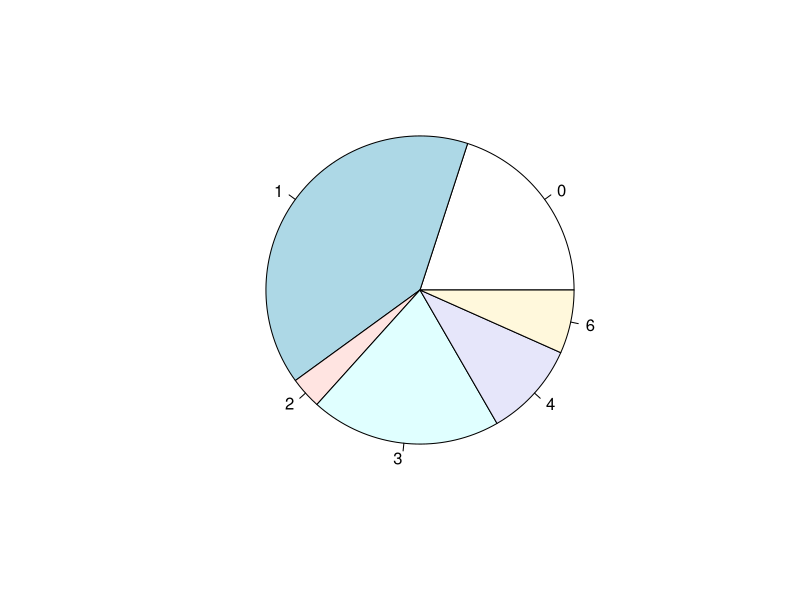
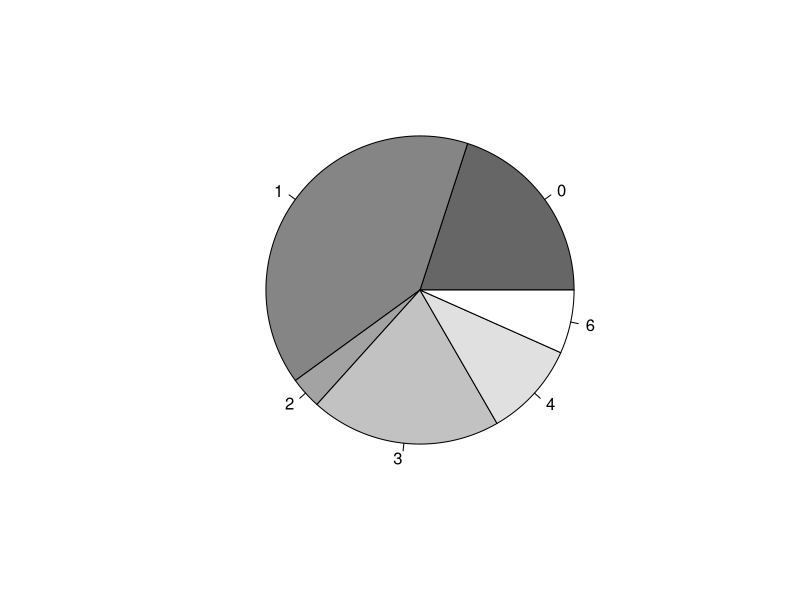
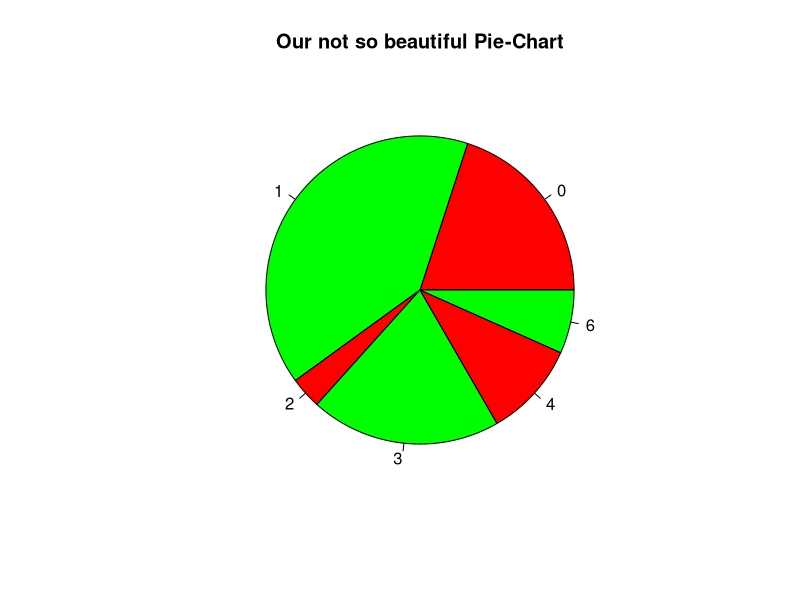
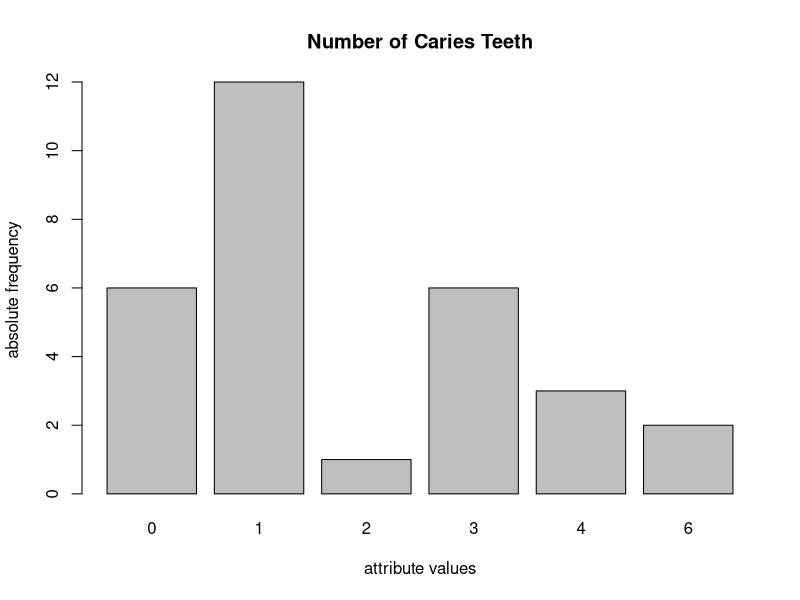
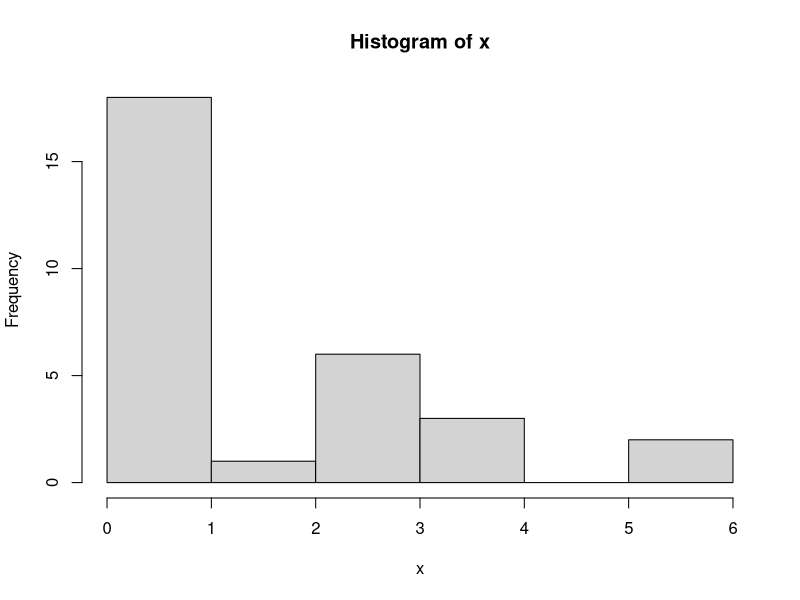
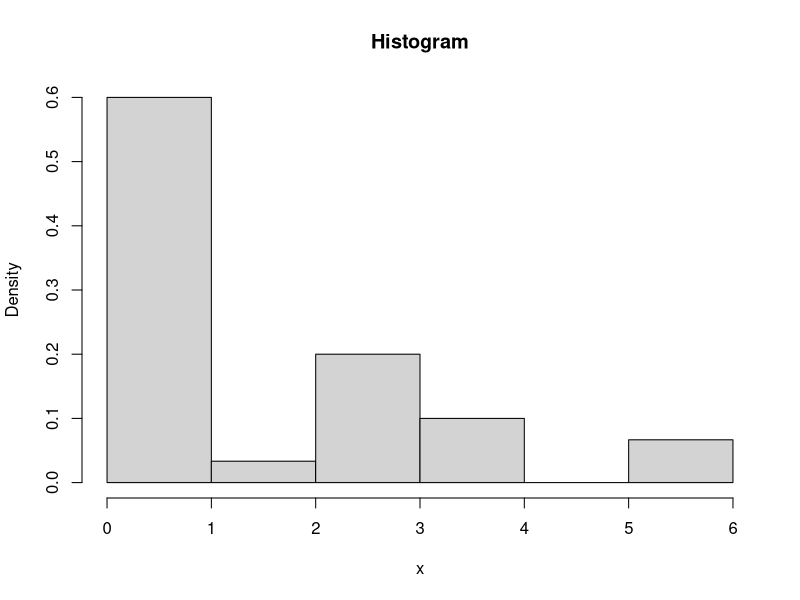
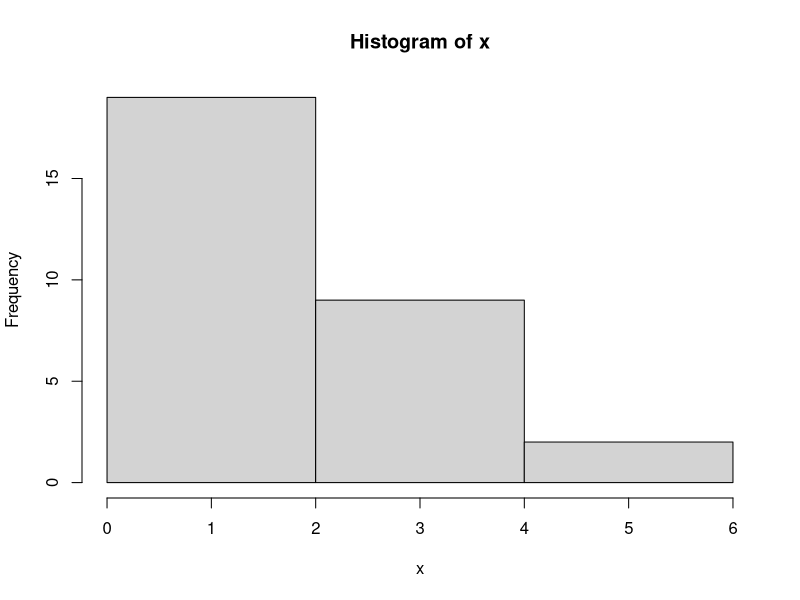
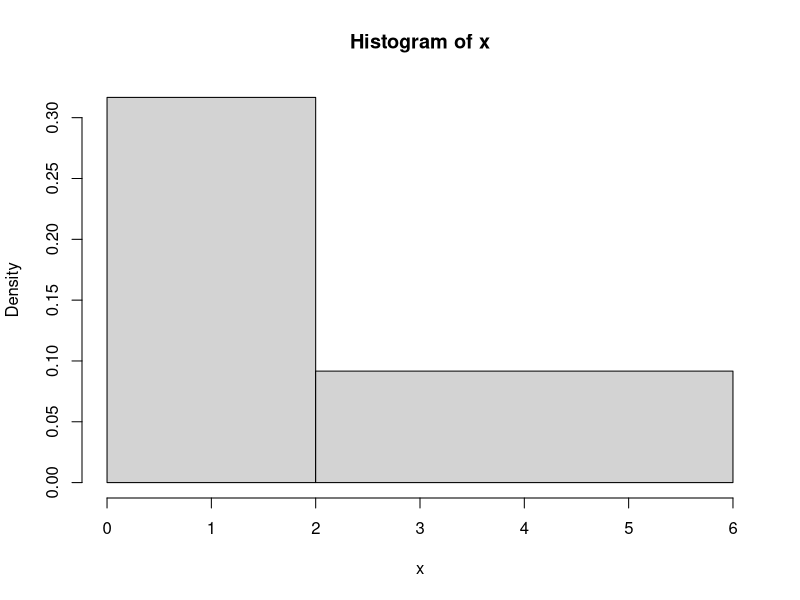

Reproduce these figures in R, in order.
#------------------------------------------
#Creating Charts with R
#------------------------------------------


#number of caries teeth from 30 children
x<-c(1,3,3,3,6,0,1,0,0,1,1,3,0,4,3,1,4,6,4,2,1,1,1,0,1,1,1,1,0,3)
table(x)

#pie chart
pie(table(x))
pie(table(x),col = gray(seq(0.4, 1.0, length = 6)))
pie(table(x),col = c("red","green"),main="Our not so beautiful Pie-Chart")

#bar chart
barplot(table(x),main="Number of Caries Teeth",ylab="absolute frequency",xlab="attribute values")

#histogram
hist(x)
hist(x,freq=FALSE,main="Histogram")
hist(x,breaks=3)
hist(x,c(0,2,6))#user defined breaks
#hist(x,c(1,2,6))#error because the data is not completely classified

#empirical cumulative distribution function
plot(ecdf(x))
plot.stepfun(x,ylab="F(x)",col="red",pch=16)

#simulating some normally distributed random variables
y<-rnorm(1000,mean=0,sd=1)
hist(y)
plot(ecdf(y))
plot.stepfun(y,ylab="F(x)",col="red",pch=16)

#exporting a chart as jpeg
x<-c(1,3,3,3,6,0,1,0,0,1,1,3,0,4,3,1,4,6,4,2,1,1,1,0,1,1,1,1,0,3)
jpeg(file = "my_barplot.jpeg",width = 680, height = 480) 
barplot(table(x),col="green",main="Number of Caries Teeth",ylab="f(x)")
dev.off()



#------------------------------------------
#Measures of Location
#------------------------------------------

x<-c(2,3,5,1,6)

#arithmetic mean
mean(x)


y<-c(1.2,1.25,2/3)
#function for calculating the geometric mean
geo_mean<-function(x) {prod(x)^(1/length(x))}
geo_mean(y)

#or use a package for calculating the geometric mean 
library(psych)
geometric.mean(x)

y<-c(40,80)
#function for calculating harmonic mean 
har_mean<-function(x) {length(x)/sum(1/x)}
har_mean(y)


#---------------------------------
#age of 20 people
y<-c(34,39,35,25,20,37,15,22,28,25,33,31,19,29,27,21,22,28,22,11)

#tables with summary statistics
#the 20 people are splitted into 2 groups
group<-c(rep("A",length(y)/2),rep("B",length(y)/2))
library(RcmdrMisc)
numSummary(y,groups=group)
numSummary(y,groups=group,statistics=c("mean","quantiles"), quantiles=c(0.5))

#adding gender to the 20 people
gender<-as.factor(round(runif(20,1,2)))#uniform distributed random variables
levels(gender)<-c("male","female")
gender

table(gender)
table(group)
table(group,gender)

#create compact tables representing the mean
tapply(y,group,mean)
round(tapply(y,list("Treatment Group"=group,"Gender"=gender),mean),2)

#or use aggregate 
dat<-data.frame(y,group,gender)
aggregate(y~group,dat, FUN="mean")
aggregate(y~gender+group,dat, FUN="mean")


#creating a chart vizualising mean and median
means<-tapply(y,gender,mean)
medians<-tapply(y,gender,median) 
r<-t(rbind(means,medians))
#object containg mean and median
r

barplot(r)
b<-barplot(r,col=c("blue","red"),ylim=c(0,50),beside=T,axisnames=FALSE,main="Age in Years") 
legend("topright",c("male","female"),col=c("blue","red"),pch=15) 
text(x=b,y=c(r[1],r[2],r[3],r[4]),labels=c(round(r[1],2), round(r[2],2),round(r[3],2),round(r[4],2)),pos=3,col="black",cex=1.25)
axis(1,labels=c("mean-male","mean-female","median-male","median-female"), at = b, tick= TRUE)
box()



#------------------------------------------
#Measure of Location for Grouped Data
#------------------------------------------

#some continuous grouped data
#f ... frequency
#x ... class mark
f<-c(0,10,26,28,25,11,0)
x<-c(3.5,8.5,13.5,18.5,23.5,28.5,33.5)
#creating an estimator for the raw data list
raw<-rep(x,f)
table(raw)

#calculating the mean based on our formula
sum(x*f)/sum(f)
#or use ...
mean(raw)




#------------------------------------------
#Quantiles for Raw Data
#------------------------------------------

#age of 20 people
y<-c(34,39,35,25,20,37,15,22,28,25,33,31,19,29,27,21,22,28,22,11)

#Tukey's five numbers
fivenum(y)
summary(y)

#quantiles
quantile(y)
quantile(y,type=5) #type 5 = similar to tukey, default is  type 7
quantile(y,type=5,probs=c(0.5)) 



#------------------------------------------
#Quantiles for Grouped Data
#------------------------------------------

#some continuous grouped data
#f ... frequency
#x ... class mark
f<-c(0,10,26,28,25,11,0)
x<-c(3.5,8.5,13.5,18.5,23.5,28.5,33.5)
#creating an estimator for the raw data list
raw<-rep(x,f)
table(raw)

#our estimator for calculating quantiles is not implemented in R
#biased quantiles
quantile(raw,probs=c(0.25,0.5,0.75))
fivenum(raw)
